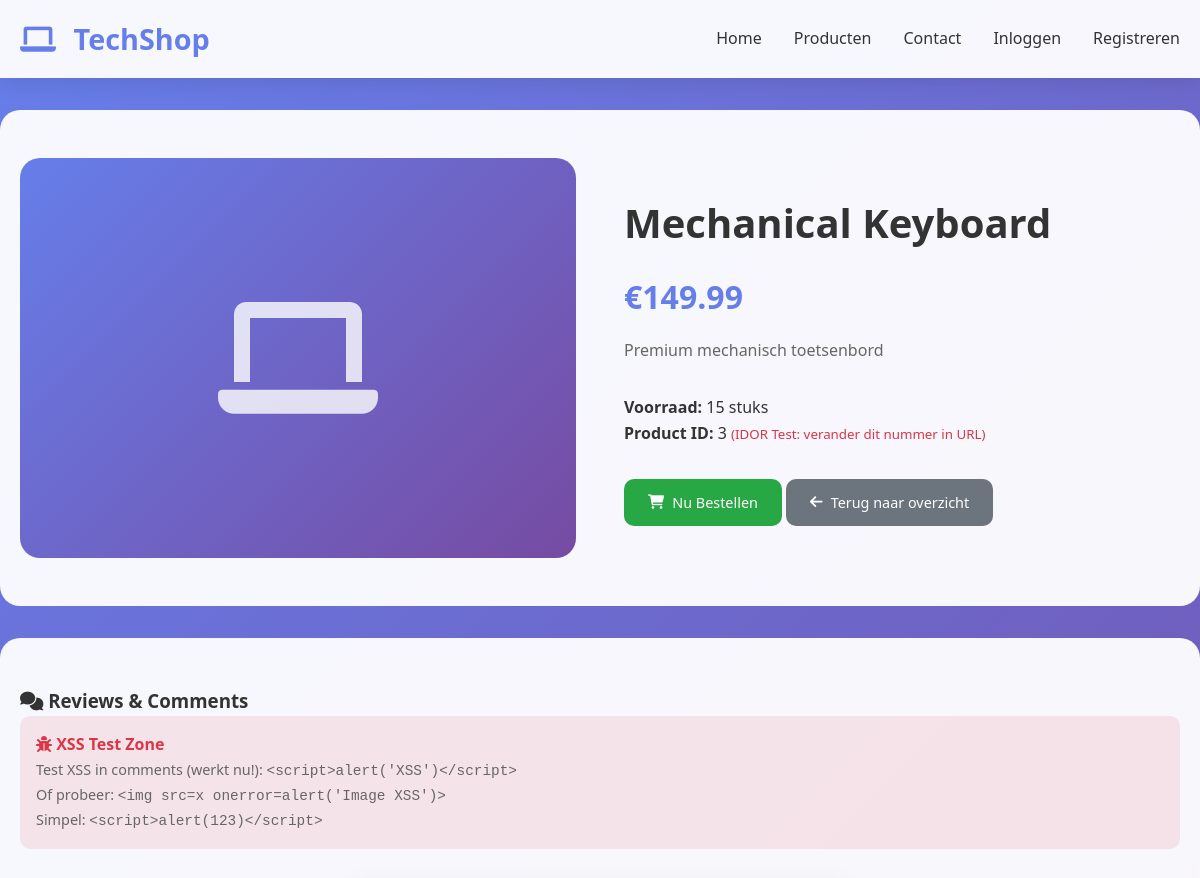
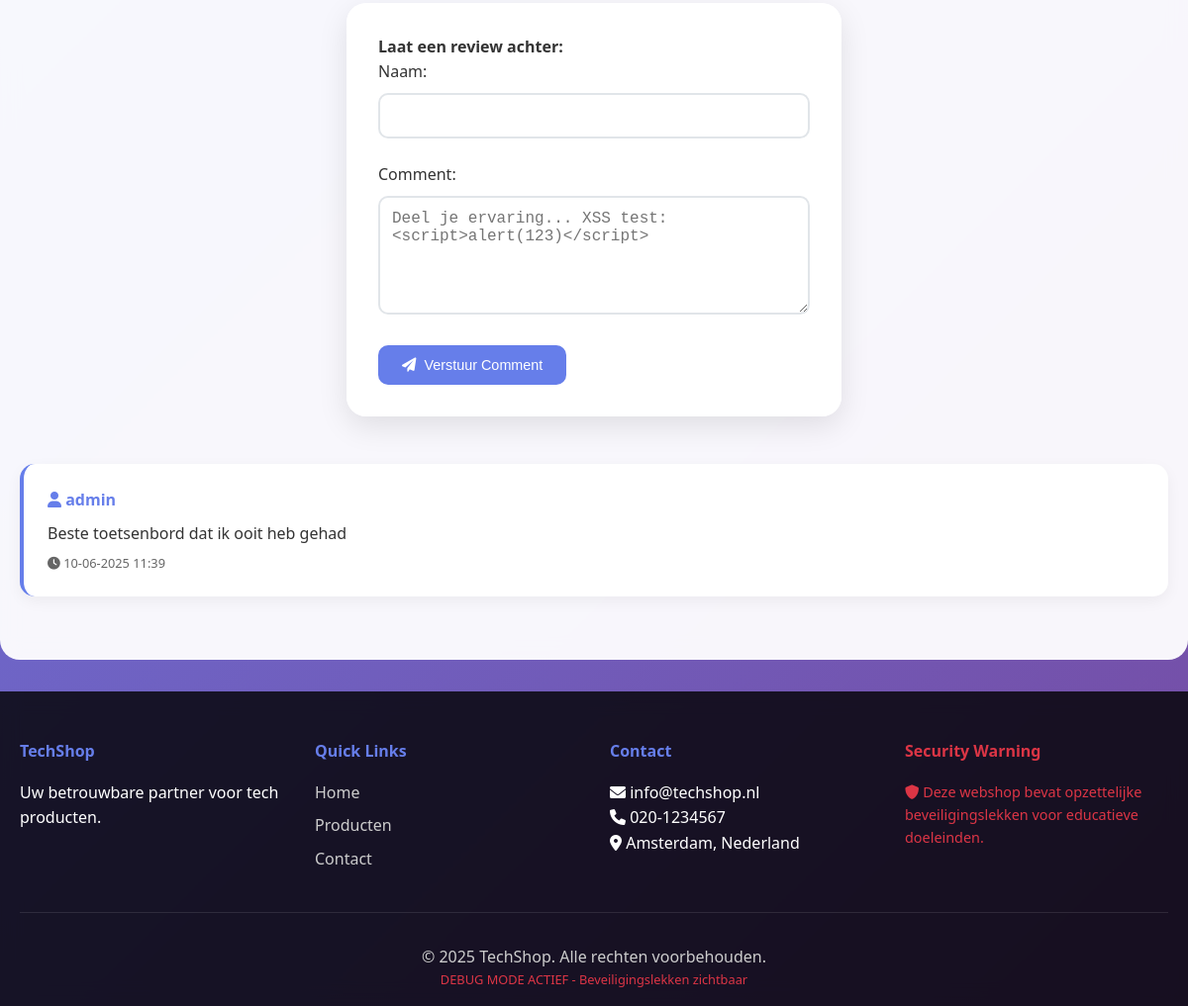
The app's page /product.php?id=3 with its own data (2 pictures, top to bottom).
### tables this page shows
CREATE TABLE products (
    id INT AUTO_INCREMENT PRIMARY KEY,
    name VARCHAR(100) NOT NULL,
    description TEXT,
    price DECIMAL(10,2) NOT NULL,
    stock INT DEFAULT 0,
    image_url VARCHAR(255),
    created_at TIMESTAMP DEFAULT CURRENT_TIMESTAMP
);

CREATE TABLE comments (
    id INT AUTO_INCREMENT PRIMARY KEY,
    product_id INT,
    username VARCHAR(50),
    comment TEXT,
    created_at TIMESTAMP DEFAULT CURRENT_TIMESTAMP,
    FOREIGN KEY (product_id) REFERENCES products(id)
);

### config.php (called while the page is built, shortened)
<?php
$host = "localhost";
$user = "root";
$password = "";
$dbname = "webshop";
$conn = new mysqli($host, $user, $password, $dbname);
function isLoggedIn() {
    return isset($_SESSION['user_id']);
}
function executeQuery($query) {
    global $conn;
    $result = $conn->query($query);
    return $result;
}
?>

### product.php (the view, shortened to what this page needs)
<?php
require_once 'config.php';
$product_id = $_GET['id'] ?? 1;
$query = "SELECT * FROM products WHERE id = $product_id";
$result = executeQuery($query);
$product = $result->fetch_assoc();
$comments_query = "SELECT * FROM comments WHERE product_id = $product_id ORDER BY created_at DESC";
$comments_result = executeQuery($comments_query);
include 'includes/header.php';
?>
    <section class="product-detail">
        <div class="container">
            <div class="product-detail-content">
                <div class="product-detail-image">
                    <i class="fas fa-laptop"></i>
                </div>
                <div class="product-detail-info">
                    <h1><?php echo $product['name']; ?></h1>
                    <div class="product-detail-price">€<?php echo $product['price']; ?></div>
                    <div class="product-detail-description">
                        <?php echo $product['description']; ?>
                    </div>
                    <div style="margin-top: 2rem;">
                        <p><strong>Voorraad:</strong> <?php echo $product['stock']; ?> stuks</p>
                        <p><strong>Product ID:</strong> <?php echo $product['id']; ?>
                           <small style="color: #dc3545;">(IDOR Test: verander dit nummer in URL)</small></p>
                    </div>
                    <div style="margin-top: 2rem;">
                        <a href="order.php?product_id=<?php echo $product['id']; ?>" class="btn btn-success">
                            <i class="fas fa-shopping-cart"></i> Nu Bestellen
                        </a>
                        <a href="index.php" class="btn btn-secondary">
                            <i class="fas fa-arrow-left"></i> Terug naar overzicht
                        </a>
                    </div>
                </div>
            </div>
        </div>
    </section>
    <section class="comments-section">
        <div class="container">
            <h3><i class="fas fa-comments"></i> Reviews & Comments</h3>
            <div style="background: rgba(220, 53, 69, 0.1); padding: 1rem; border-radius: 10px; margin-bottom: 2rem;">
                <h4 style="color: #dc3545;"><i class="fas fa-bug"></i> XSS Test Zone</h4>
                <p style="color: #666; font-size: 0.9rem;">
                    Test XSS in comments (werkt nu!): <code>&lt;script&gt;alert('XSS')&lt;/script&gt;</code><br>
                    Of probeer: <code>&lt;img src=x onerror=alert('Image XSS')&gt;</code><br>
                    Simpel: <code>&lt;script&gt;alert(123)&lt;/script&gt;</code>
                </p>
            </div>
            <div class="form-container" style="margin-bottom: 3rem;">
                <h4>Laat een review achter:</h4>
                <form method="POST">
                    <div class="form-group">
                        <label for="username">Naam:</label>
                        <input type="text" id="username" name="username" class="form-control"
                               value="<?php echo isLoggedIn() ? $_SESSION['username'] : ''; ?>" required>
                    </div>
                    <div class="form-group">
                        <label for="comment">Comment:</label>
                        <textarea id="comment" name="comment" class="form-control"
                                  placeholder="Deel je ervaring... XSS test: &lt;script&gt;alert(123)&lt;/script&gt;" required></textarea>
                    </div>
                    <button type="submit" class="btn btn-primary">
                        <i class="fas fa-paper-plane"></i> Verstuur Comment
                    </button>
                </form>
            </div>
            <div class="comments-list">
                <?php while ($comment = $comments_result->fetch_assoc()): ?>
                    <div class="comment">
                        <div class="comment-author">
                            <i class="fas fa-user"></i> <?php echo $comment['username']; ?>
                        </div>
                        <div class="comment-text">
                            <?php echo $comment['comment']; ?>
                        </div>
                        <div class="comment-date">
                            <i class="fas fa-clock"></i> <?php echo date('d-m-Y H:i', strtotime($comment['created_at'])); ?>
                        </div>
                    </div>
                <?php endwhile; ?>
            </div>
        </div>
    </section>
<?php include 'includes/footer.php'; ?>

### styles.css (style rules this page uses)
* { margin: 0; padding: 0; box-sizing: border-box; }
body { font-family: 'Segoe UI', Tahoma, Geneva, Verdana, sans-serif; line-height: 1.6; color: #333; background: linear-gradient(135deg, #667eea 0%, #764ba2 100%); min-height: 100vh; }
.container { max-width: 1200px; margin: 0 auto; padding: 0 20px; }
.btn { display: inline-flex; align-items: center; gap: 0.5rem; padding: 0.75rem 1.5rem; border: none; border-radius: 10px; text-decoration: none; font-weight: 500; transition: all 0.3s ease; cursor: pointer; font-size: 0.9rem; text-align: center; justify-content: center; }
.btn-primary { background: #667eea; color: white; }
.btn-success { background: #28a745; color: white; }
.btn-secondary { background: #6c757d; color: white; }
.form-container { max-width: 500px; margin: 2rem auto; background: rgba(255, 255, 255, 0.95); padding: 2rem; border-radius: 20px; box-shadow: 0 10px 30px rgba(0,0,0,0.1); backdrop-filter: blur(10px); }
.form-group { margin-bottom: 1.5rem; }
.form-group label { display: block; margin-bottom: 0.5rem; font-weight: 500; color: #333; }
.form-control { width: 100%; padding: 0.75rem; border: 2px solid #e1e5e9; border-radius: 10px; font-size: 1rem; transition: all 0.3s ease; background: white; }
textarea.form-control { resize: vertical; min-height: 120px; }
.product-detail { background: rgba(255, 255, 255, 0.95); padding: 3rem 0; margin: 2rem 0; border-radius: 20px; backdrop-filter: blur(10px); }
.product-detail-content { display: grid; grid-template-columns: 1fr 1fr; gap: 3rem; align-items: center; }
.product-detail-image { height: 400px; background: linear-gradient(135deg, #667eea, #764ba2); border-radius: 20px; display: flex; align-items: center; justify-content: center; }
.product-detail-image i { font-size: 8rem; color: white; opacity: 0.8; }
.product-detail-info h1 { font-size: 2.5rem; margin-bottom: 1rem; color: #333; }
.product-detail-price { font-size: 2rem; color: #667eea; font-weight: 700; margin: 1rem 0; }
.product-detail-description { color: #666; line-height: 1.6; margin-bottom: 2rem; }
.comments-section { background: rgba(255, 255, 255, 0.95); padding: 3rem 0; margin: 2rem 0; border-radius: 20px; backdrop-filter: blur(10px); }
.comment { background: white; padding: 1.5rem; border-radius: 15px; margin-bottom: 1rem; box-shadow: 0 5px 15px rgba(0,0,0,0.05); border-left: 4px solid #667eea; }
.comment-author { font-weight: 600; color: #667eea; margin-bottom: 0.5rem; }
.comment-text { color: #333; line-height: 1.5; }
.comment-date { font-size: 0.8rem; color: #666; margin-top: 0.5rem; }

### records on screen
products: name "Mechanical Keyboard", price "149.99", description "Premium mechanisch toetsenbord", stock "15", id "3"
comments: username "admin", comment "Beste toetsenbord dat ik ooit heb gehad", created_at "10-06-2025 11:39"
